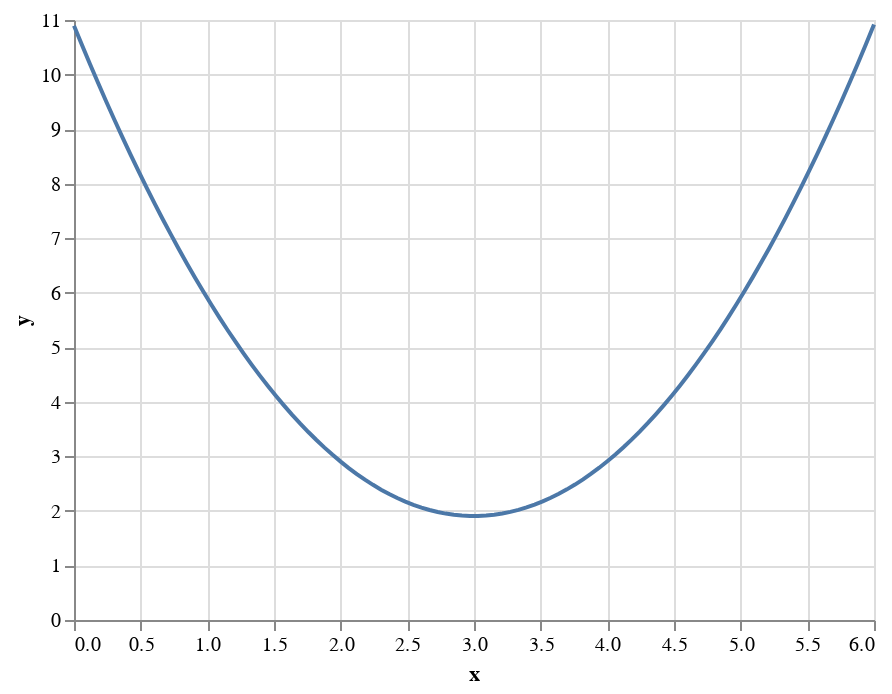

The cell this chart's notebook holds for it:
### Code cell
c_values = np.linspace(0, 6, 100)
y = [mean_squared_error(c_values, tips)]
df = pd.DataFrame({'y': y[0],
                   'x': c_values})

alt.Chart(df).mark_line().encode(
    x='x',
    y='y')

### Figure 1 — Vega-Lite specification as saved in the notebook (floating-point values rounded to 4 significant figures)
{"config": {"view": {"continuousWidth": 400, "continuousHeight": 300}}, "data": {"name": "data-b66b8c2635d6379d560d1722489fd699"}, "mark": "line", "encoding": {"x": {"type": "quantitative", "field": "x"}, "y": {"type": "quantitative", "field": "y"}}, "$schema": "https://vega.github.io/schema/vega-lite/v4.8.1.json", "datasets": {"data-b66b8c2635d6379d560d1722489fd699": [{"y": 10.9, "x": 0.0}, {"y": 10.54, "x": 0.06061}, {"y": 10.18, "x": 0.1212}, {"y": 9.839, "x": 0.1818}, {"y": 9.501, "x": 0.2424}, {"y": 9.171, "x": 0.303}, {"y": 8.848, "x": 0.3636}, {"y": 8.532, "x": 0.4242}, {"y": 8.224, "x": 0.4848}, {"y": 7.923, "x": 0.5455}, {"y": 7.629, "x": 0.6061}, {"y": 7.343, "x": 0.6667}, {"y": 7.064, "x": 0.7273}, {"y": 6.792, "x": 0.7879}, {"y": 6.528, "x": 0.8485}, {"y": 6.271, "x": 0.9091}, {"y": 6.022, "x": 0.9697}, {"y": 5.78, "x": 1.03}, {"y": 5.545, "x": 1.091}, {"y": 5.317, "x": 1.152}, {"y": 5.097, "x": 1.212}, {"y": 4.884, "x": 1.273}, {"y": 4.679, "x": 1.333}, {"y": 4.481, "x": 1.394}, {"y": 4.29, "x": 1.455}, {"y": 4.106, "x": 1.515}, {"y": 3.93, "x": 1.576}, {"y": 3.761, "x": 1.636}, {"y": 3.6, "x": 1.697}, {"y": 3.446, "x": 1.758}, {"y": 3.299, "x": 1.818}, {"y": 3.16, "x": 1.879}, {"y": 3.028, "x": 1.939}, {"y": 2.903, "x": 2.0}, {"y": 2.786, "x": 2.061}, {"y": 2.676, "x": 2.121}, {"y": 2.573, "x": 2.182}, {"y": 2.478, "x": 2.242}, {"y": 2.39, "x": 2.303}, {"y": 2.309, "x": 2.364}, {"y": 2.236, "x": 2.424}, {"y": 2.17, "x": 2.485}, {"y": 2.112, "x": 2.545}, {"y": 2.06, "x": 2.606}, {"y": 2.017, "x": 2.667}, {"y": 1.98, "x": 2.727}, {"y": 1.951, "x": 2.788}, {"y": 1.929, "x": 2.848}, {"y": 1.915, "x": 2.909}, {"y": 1.907, "x": 2.97}, {"y": 1.908, "x": 3.03}, {"y": 1.915, "x": 3.091}, {"y": 1.93, "x": 3.152}, {"y": 1.952, "x": 3.212}, {"y": 1.982, "x": 3.273}, {"y": 2.019, "x": 3.333}, {"y": 2.063, "x": 3.394}, {"y": 2.115, "x": 3.455}, {"y": 2.174, "x": 3.515}, {"y": 2.24, "x": 3.576}, {"y": 2.314, "x": 3.636}, {"y": 2.395, "x": 3.697}, {"y": 2.483, "x": 3.758}, {"y": 2.579, "x": 3.818}, {"y": 2.682, "x": 3.879}, {"y": 2.792, "x": 3.939}, {"y": 2.91, "x": 4.0}, {"y": 3.035, "x": 4.061}, {"y": 3.168, "x": 4.121}, {"y": 3.307, "x": 4.182}, {"y": 3.455, "x": 4.242}, {"y": 3.609, "x": 4.303}, {"y": 3.771, "x": 4.364}, {"y": 3.94, "x": 4.424}, {"y": 4.116, "x": 4.485}, {"y": 4.3, "x": 4.545}, {"y": 4.492, "x": 4.606}, {"y": 4.69, "x": 4.667}, {"y": 4.896, "x": 4.727}, {"y": 5.109, "x": 4.788}, {"y": 5.33, "x": 4.848}, {"y": 5.558, "x": 4.909}, {"y": 5.793, "x": 4.97}, {"y": 6.036, "x": 5.03}, {"y": 6.286, "x": 5.091}, {"y": 6.543, "x": 5.152}, {"y": 6.808, "x": 5.212}, {"y": 7.08, "x": 5.273}, {"y": 7.359, "x": 5.333}, {"y": 7.646, "x": 5.394}, {"y": 7.94, "x": 5.455}, {"y": 8.241, "x": 5.515}, {"y": 8.55, "x": 5.576}, {"y": 8.866, "x": 5.636}, {"y": 9.19, "x": 5.697}, {"y": 9.52, "x": 5.758}, {"y": 9.858, "x": 5.818}, {"y": 10.2, "x": 5.879}, {"y": 10.56, "x": 5.939}, {"y": 10.92, "x": 6.0}]}}
